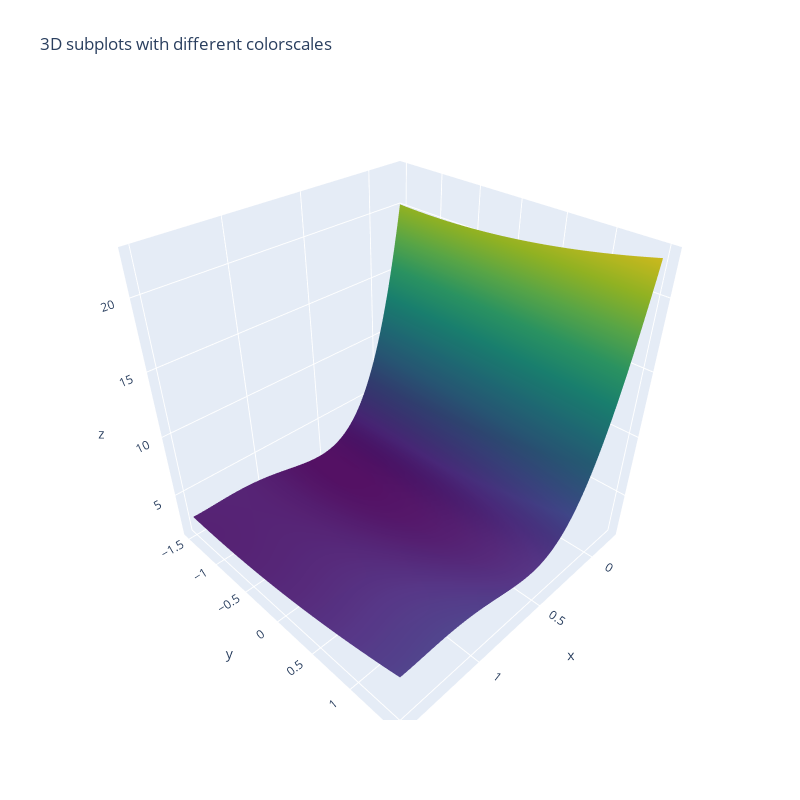

The cell this chart's notebook holds for it:
### Markdown cell above
This next example will work to minimze the function $x_3 = x_1^4-3x_1^3+2x_1^2+x_1+2+x_2^2$ which containts a global minimum and a local minimum. Since the function is nonconvex, the dual shall also be nonconvex depending on where $x$ and $\lambda$ is initialized as well as the constraints, there may be a duality gap. To start off, no constraints will be used and notice how depending on how $x$ is initialized, the minimum will converge to $(\frac{5-\sqrt{41}}{8}, 0,\frac{213-41\sqrt{41}}{512} + 2)$ or $(\frac{5+\sqrt{41}}{8}, 0, \frac{213+41\sqrt{41}}{512} + 2)$. Approximately these points translate numerically to $\approx(0.1754, 0,1.903)$, $\approx(1.4254, 0, 2.9288)$.

### Code cell
# Initialize figure with 4 3D subplots
fig = make_subplots(
    rows=1, cols=1,
    specs=[[{'type': 'surface'}]])

# Generate data
x = np.linspace(-0.2, 1.5, 100, dtype=np.float32)
y = np.linspace(-1.5, 1.5, 100, dtype=np.float32)
xGrid, yGrid = np.meshgrid(y, x)
z = xGrid**4 - 3*xGrid**3 + 2*xGrid**2 + xGrid + 2 + yGrid**2

# adding surfaces to subplots.
fig.add_trace(
    go.Surface(x=x, y=y, z=z, colorscale='Viridis', showscale=False),
    row=1, col=1)

fig.update_layout(
    title_text='3D subplots with different colorscales',
    height=800,
    width=800
)

fig.show()

### Figure 1 — Plotly figure (JSON) as saved in the notebook; plotly's stock layout.template omitted (floating-point values rounded to 4 significant figures; data arrays with more than 128 entries replaced by an {"elided": "..."} marker saying what was removed)
{"data": [{"colorscale": [[0, "#440154"], [0.1111, "#482878"], [0.2222, "#3e4989"], [0.3333, "#31688e"], [0.4444, "#26828e"], [0.5556, "#1f9e89"], [0.6667, "#35b779"], [0.7778, "#6ece58"], [0.8889, "#b5de2b"], [1, "#fde725"]], "scene": "scene", "showscale": false, "type": "surface", "x": [-0.2, -0.1828, -0.1657, -0.1485, -0.1313, -0.1141, -0.09697, -0.0798, -0.06263, -0.04545, -0.02828, -0.01111, 0.006061, 0.02323, 0.0404, 0.05758, 0.07475, 0.09192, 0.1091, 0.1263, 0.1434, 0.1606, 0.1778, 0.1949, 0.2121, 0.2293, 0.2465, 0.2636, 0.2808, 0.298, 0.3152, 0.3323, 0.3495, 0.3667, 0.3838, 0.401, 0.4182, 0.4354, 0.4525, 0.4697, 0.4869, 0.504, 0.5212, 0.5384, 0.5556, 0.5727, 0.5899, 0.6071, 0.6242, 0.6414, 0.6586, 0.6758, 0.6929, 0.7101, 0.7273, 0.7444, 0.7616, 0.7788, 0.796, 0.8131, 0.8303, 0.8475, 0.8646, 0.8818, 0.899, 0.9162, 0.9333, 0.9505, 0.9677, 0.9848, 1.002, 1.019, 1.036, 1.054, 1.071, 1.088, 1.105, 1.122, 1.139, 1.157, 1.174, 1.191, 1.208, 1.225, 1.242, 1.26, 1.277, 1.294, 1.311, 1.328, 1.345, 1.363, 1.38, 1.397, 1.414, 1.431, 1.448, 1.466, 1.483, 1.5], "y": [-1.5, -1.47, -1.439, -1.409, -1.379, -1.348, -1.318, -1.288, -1.258, -1.227, -1.197, -1.167, -1.136, -1.106, -1.076, -1.045, -1.015, -0.9848, -0.9545, -0.9242, -0.8939, -0.8636, -0.8333, -0.803, -0.7727, -0.7424, -0.7121, -0.6818, -0.6515, -0.6212, -0.5909, -0.5606, -0.5303, -0.5, -0.4697, -0.4394, -0.4091, -0.3788, -0.3485, -0.3182, -0.2879, -0.2576, -0.2273, -0.197, -0.1667, -0.1364, -0.1061, -0.07576, -0.04545, -0.01515, 0.01515, 0.04545, 0.07576, 0.1061, 0.1364, 0.1667, 0.197, 0.2273, 0.2576, 0.2879, 0.3182, 0.3485, 0.3788, 0.4091, 0.4394, 0.4697, 0.5, 0.5303, 0.5606, 0.5909, 0.6212, 0.6515, 0.6818, 0.7121, 0.7424, 0.7727, 0.803, 0.8333, 0.8636, 0.8939, 0.9242, 0.9545, 0.9848, 1.015, 1.045, 1.076, 1.106, 1.136, 1.167, 1.197, 1.227, 1.258, 1.288, 1.318, 1.348, 1.379, 1.409, 1.439, 1.47, 1.5], "z": {"elided": "100x100 float values"}}], "layout": {"height": 800, "scene": {"domain": {"x": [0, 1], "y": [0, 1]}}, "title": {"text": "3D subplots with different colorscales"}, "width": 800}}
